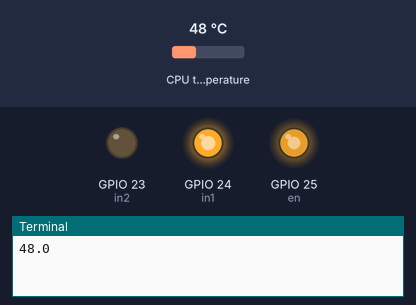
A program run on a simulated Raspberry Pi (BCM pin numbers). Shown: output pins drawn as LEDs (lit = HIGH), the last lines printed to the terminal. The inputs (shaded band) are chosen by the test bench; at power-on: CPU temperature 48 °C.

Above: at 1.2 s.
1.3 s: CPU temperature set to 41 °C
5.2 s: CPU temperature set to 38 °C
At 6.7 s:
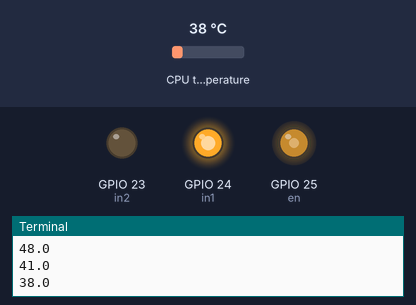
9.1 s: CPU temperature set to 44 °C
At 13.2 s:
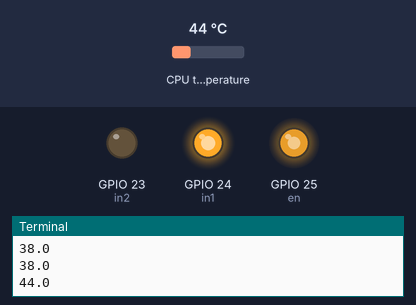
13.5 s: CPU temperature set to 39 °C
At 16.4 s:
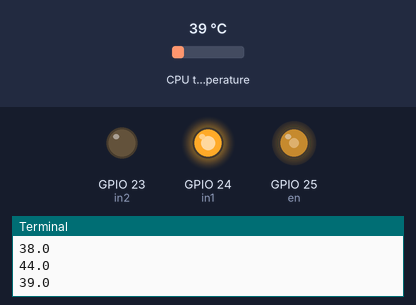
Timing chart, 0 to 17.9 s (numbered marks = the images above; inputs shaded):
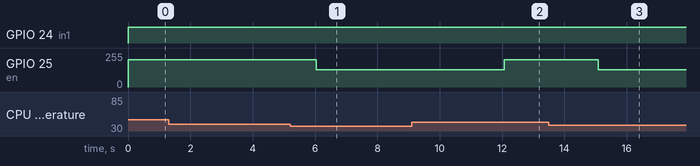

The program:

fan-cont2.py
```python
import os
import RPi.GPIO as GPIO
from time import sleep

in1 = 24
in2 = 23
en = 25
temp1=1

GPIO.setmode(GPIO.BCM)
GPIO.setup(in1,GPIO.OUT)
GPIO.setup(in2,GPIO.OUT)
GPIO.setup(en,GPIO.OUT)

GPIO.output(in1, GPIO.LOW)
GPIO.output(in2,GPIO.LOW)
p=GPIO.PWM(en,1000)

p.start(15)
temp=0
temp1=0

def measure_temp():
        temp=os.popen("vcgencmd measure_temp").readline()
        return (temp.replace("temp=","").replace("'C\n",""))

while(1):

	temp1=measure_temp()
	temp2=float(temp1)
	print(temp2)
        if 35>temp2>30:
                print("run")
                GPIO.output(in1,GPIO.HIGH)
                GPIO.output(in2,GPIO.LOW)
        elif 40>temp2>35:
		GPIO.output(in1,GPIO.HIGH)
		GPIO.output(in2,GPIO.LOW)
                p.ChangeDutyCycle(50)
        elif temp2>40:
		GPIO.output(in1,GPIO.HIGH)
		GPIO.output(in2,GPIO.LOW)
                p.ChangeDutyCycle(80)
	sleep(3)
GPIO.cleanup()
```

Measured:
- the behaviour switches between 40 and 39 °C on CPU temperature (found by bisection; images 0 and 1)
- after the input at 5.2 s, GPIO 25 (en): 204/255 → 128/255 after 0.85 s
- after the input at 9.1 s, GPIO 25 (en): 128/255 → 204/255 after 3.0 s
- after the input at 13.5 s, GPIO 25 (en): 204/255 → 128/255 after 1.6 s
